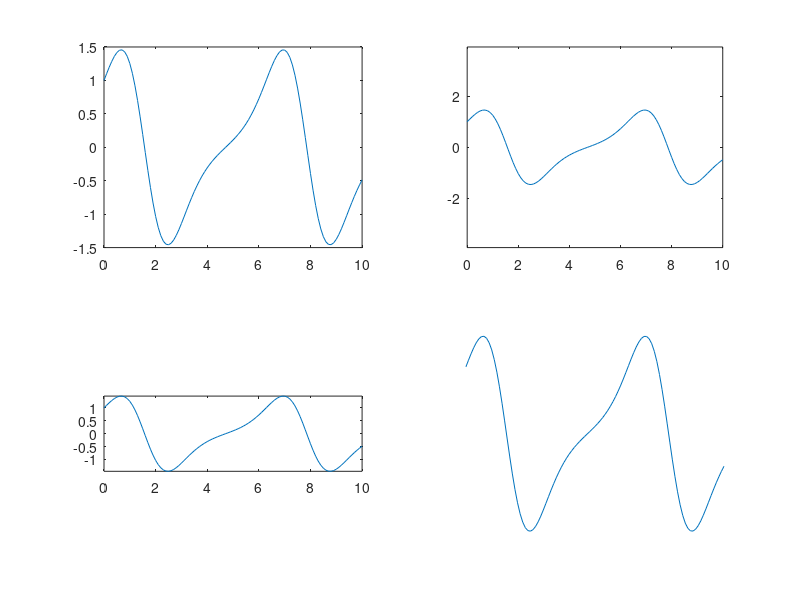

MATLAB code to generate this figure:
t=[0:0.1:10]; 
y=cos(t).*exp(sin(t)); 
subplot (2,2,1)
plot(t,y)
subplot (2,2,2) 
plot(t, y) 
axis equal
subplot (2,2,3)
plot (t, y)
axis image
subplot (2,2,4)
plot (t, y)
axis off